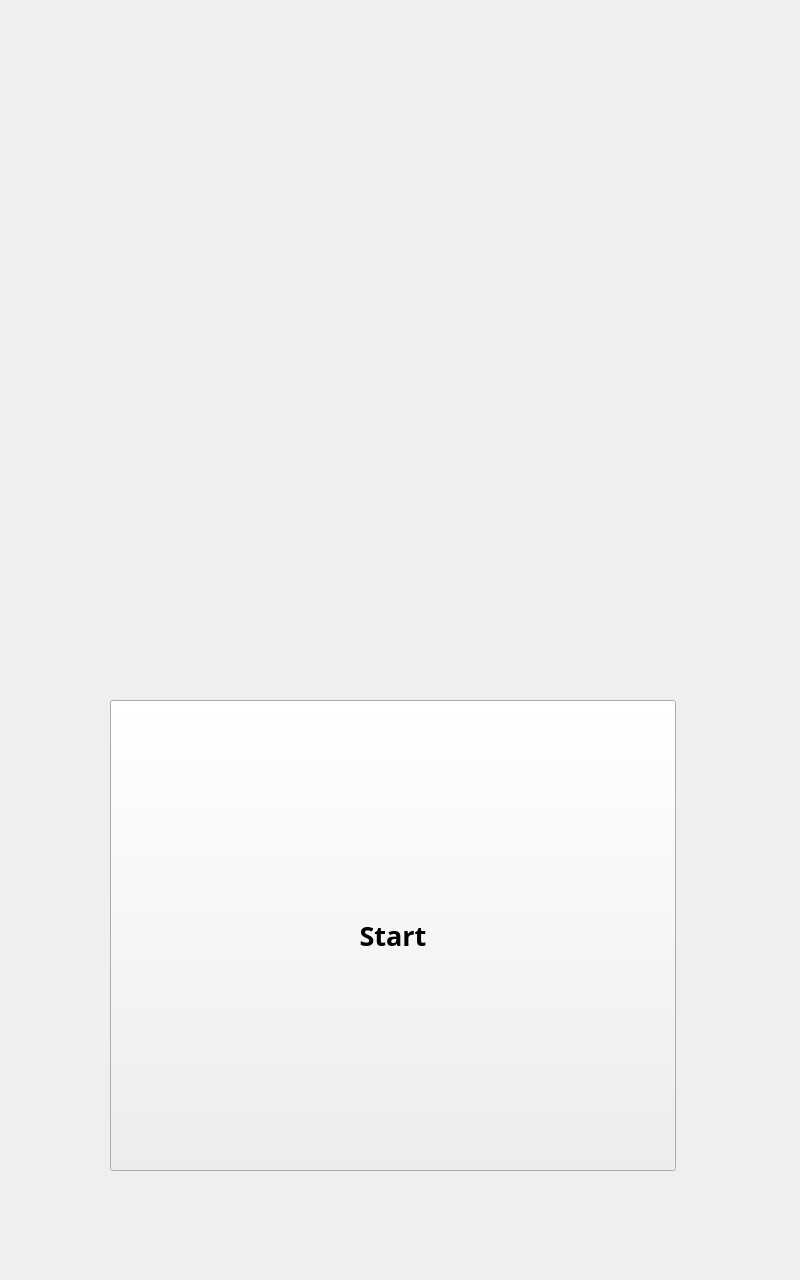
<?xml version="1.0" encoding="UTF-8"?>
<ui version="4.0">
 <class>MainWindow</class>
 <widget class="QMainWindow" name="MainWindow">
  <property name="enabled">
   <bool>true</bool>
  </property>
  <property name="geometry">
   <rect>
    <x>0</x>
    <y>0</y>
    <width>800</width>
    <height>1280</height>
   </rect>
  </property>
  <property name="minimumSize">
   <size>
    <width>600</width>
    <height>1024</height>
   </size>
  </property>
  <property name="font">
   <font>
    <family>UTM Hanzel</family>
   </font>
  </property>
  <property name="windowTitle">
   <string>BSS</string>
  </property>
  <property name="windowIcon">
   <iconset>
    <normaloff>:/UI/images/bp.png</normaloff>:/UI/images/bp.png</iconset>
  </property>
  <property name="autoFillBackground">
   <bool>false</bool>
  </property>
  <property name="styleSheet">
   <string notr="true">background-image: url(:/img/UI/images/Custom Size – 2.png);</string>
  </property>
  <widget class="QWidget" name="centralwidget">
   <property name="styleSheet">
    <string notr="true"/>
   </property>
   <widget class="QPushButton" name="btnLogin">
    <property name="enabled">
     <bool>true</bool>
    </property>
    <property name="geometry">
     <rect>
      <x>110</x>
      <y>700</y>
      <width>566</width>
      <height>471</height>
     </rect>
    </property>
    <property name="sizePolicy">
     <sizepolicy hsizetype="Preferred" vsizetype="Preferred">
      <horstretch>0</horstretch>
      <verstretch>0</verstretch>
     </sizepolicy>
    </property>
    <property name="minimumSize">
     <size>
      <width>566</width>
      <height>64</height>
     </size>
    </property>
    <property name="font">
     <font>
      <family>UTM BryantLG</family>
      <pointsize>20</pointsize>
      <weight>75</weight>
      <italic>false</italic>
      <bold>true</bold>
      <underline>false</underline>
      <strikeout>false</strikeout>
     </font>
    </property>
    <property name="cursor">
     <cursorShape>BlankCursor</cursorShape>
    </property>
    <property name="autoFillBackground">
     <bool>false</bool>
    </property>
    <property name="styleSheet">
     <string notr="true">QPushButton {
border:none;
	background: transparent;
   border-image:url(:/img/UI/images/SELEX SBS icon/Group 161.png);
   background-repeat: no-repeat;
text-decoration: none;
background-position:left top;
background-position: center;

}

	color: rgb(32, 74, 135);

</string>
    </property>
    <property name="text">
     <string>Start</string>
    </property>
    <property name="iconSize">
     <size>
      <width>200</width>
      <height>200</height>
     </size>
    </property>
    <property name="shortcut">
     <string/>
    </property>
    <property name="autoRepeat">
     <bool>false</bool>
    </property>
    <property name="autoRepeatDelay">
     <number>300</number>
    </property>
    <property name="autoDefault">
     <bool>false</bool>
    </property>
    <property name="default">
     <bool>false</bool>
    </property>
    <property name="flat">
     <bool>false</bool>
    </property>
   </widget>
   <widget class="QLabel" name="label">
    <property name="geometry">
     <rect>
      <x>0</x>
      <y>1130</y>
      <width>801</width>
      <height>61</height>
     </rect>
    </property>
    <property name="styleSheet">
     <string notr="true">color: rgb(141, 198, 255);
background: transparent;
background-image:url(:/img/UI/images/SELEX SBS icon/Ellipse 5.png);
background-repeat: no-repeat;
text-decoration: none;</string>
    </property>
    <property name="text">
     <string/>
    </property>
   </widget>
  </widget>
 </widget>
 <resources/>
 <connections/>
</ui>
